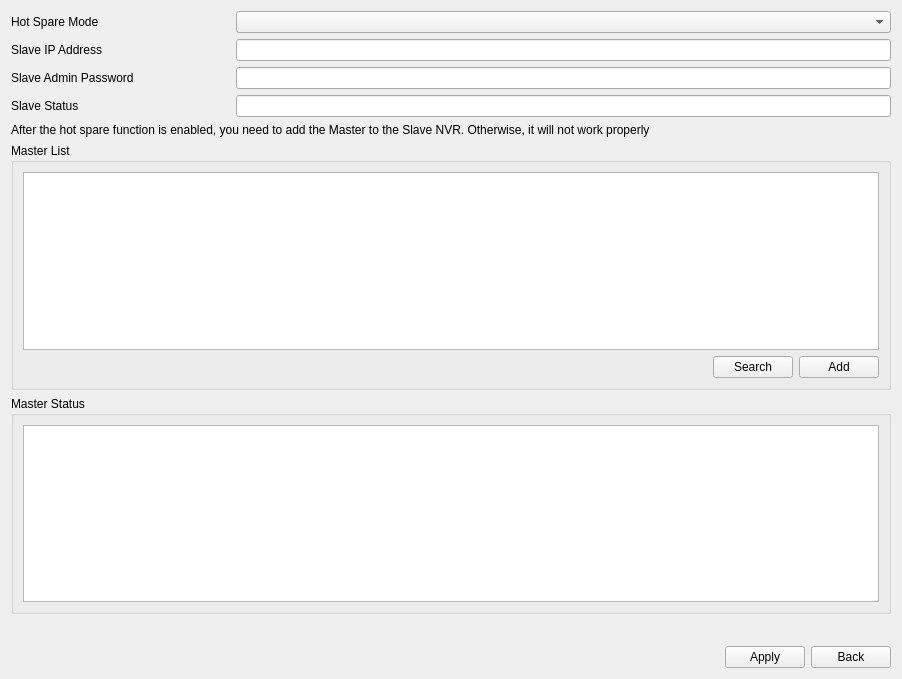
<?xml version="1.0" encoding="UTF-8"?>
<ui version="4.0">
 <class>HotSpare</class>
 <widget class="QWidget" name="HotSpare">
  <property name="geometry">
   <rect>
    <x>0</x>
    <y>0</y>
    <width>902</width>
    <height>679</height>
   </rect>
  </property>
  <property name="windowTitle">
   <string>Form</string>
  </property>
  <layout class="QVBoxLayout" name="verticalLayout">
   <item>
    <layout class="QHBoxLayout" name="horizontalLayout_2">
     <item>
      <widget class="QLabel" name="label_mode">
       <property name="sizePolicy">
        <sizepolicy hsizetype="Preferred" vsizetype="Preferred">
         <horstretch>1</horstretch>
         <verstretch>0</verstretch>
        </sizepolicy>
       </property>
       <property name="text">
        <string>Hot Spare Mode</string>
       </property>
      </widget>
     </item>
     <item>
      <widget class="ComboBox" name="comboBox_mode">
       <property name="sizePolicy">
        <sizepolicy hsizetype="Preferred" vsizetype="Fixed">
         <horstretch>3</horstretch>
         <verstretch>0</verstretch>
        </sizepolicy>
       </property>
      </widget>
     </item>
    </layout>
   </item>
   <item>
    <widget class="QWidget" name="widget" native="true">
     <layout class="QGridLayout" name="gridLayout_2">
      <property name="leftMargin">
       <number>0</number>
      </property>
      <property name="topMargin">
       <number>0</number>
      </property>
      <property name="rightMargin">
       <number>0</number>
      </property>
      <property name="bottomMargin">
       <number>0</number>
      </property>
      <item row="0" column="0">
       <widget class="QLabel" name="label_ip">
        <property name="sizePolicy">
         <sizepolicy hsizetype="Preferred" vsizetype="Preferred">
          <horstretch>1</horstretch>
          <verstretch>0</verstretch>
         </sizepolicy>
        </property>
        <property name="text">
         <string>Slave IP Address</string>
        </property>
       </widget>
      </item>
      <item row="1" column="0">
       <widget class="QLabel" name="label_password">
        <property name="sizePolicy">
         <sizepolicy hsizetype="Preferred" vsizetype="Preferred">
          <horstretch>1</horstretch>
          <verstretch>0</verstretch>
         </sizepolicy>
        </property>
        <property name="text">
         <string>Slave Admin Password</string>
        </property>
       </widget>
      </item>
      <item row="2" column="0">
       <widget class="QLabel" name="label_status">
        <property name="sizePolicy">
         <sizepolicy hsizetype="Preferred" vsizetype="Preferred">
          <horstretch>1</horstretch>
          <verstretch>0</verstretch>
         </sizepolicy>
        </property>
        <property name="text">
         <string>Slave Status</string>
        </property>
       </widget>
      </item>
      <item row="0" column="1">
       <widget class="MyLineEdit" name="lineEdit_ip">
        <property name="sizePolicy">
         <sizepolicy hsizetype="Expanding" vsizetype="Fixed">
          <horstretch>3</horstretch>
          <verstretch>0</verstretch>
         </sizepolicy>
        </property>
        <property name="maxLength">
         <number>32</number>
        </property>
       </widget>
      </item>
      <item row="1" column="1">
       <widget class="MyLineEdit" name="lineEdit_password">
        <property name="sizePolicy">
         <sizepolicy hsizetype="Expanding" vsizetype="Fixed">
          <horstretch>3</horstretch>
          <verstretch>0</verstretch>
         </sizepolicy>
        </property>
        <property name="maxLength">
         <number>32</number>
        </property>
        <property name="echoMode">
         <enum>QLineEdit::Password</enum>
        </property>
       </widget>
      </item>
      <item row="2" column="1">
       <widget class="MyLineEdit" name="lineEdit_status">
        <property name="sizePolicy">
         <sizepolicy hsizetype="Expanding" vsizetype="Fixed">
          <horstretch>3</horstretch>
          <verstretch>0</verstretch>
         </sizepolicy>
        </property>
        <property name="readOnly">
         <bool>true</bool>
        </property>
       </widget>
      </item>
     </layout>
    </widget>
   </item>
   <item>
    <widget class="QLabel" name="label_note">
     <property name="text">
      <string>After the hot spare function is enabled, you need to add the Master to the Slave NVR. Otherwise, it will not work properly</string>
     </property>
     <property name="style" stdset="0">
      <string>blue_text</string>
     </property>
    </widget>
   </item>
   <item>
    <widget class="QGroupBox" name="groupBox_master_list">
     <property name="title">
      <string>Master List</string>
     </property>
     <property name="flat">
      <bool>true</bool>
     </property>
     <layout class="QVBoxLayout" name="verticalLayout_5">
      <item>
       <widget class="TableView" name="tableView_master_list"/>
      </item>
      <item>
       <widget class="QWidget" name="widget" native="true">
        <layout class="QHBoxLayout" name="horizontalLayout_3">
         <property name="leftMargin">
          <number>0</number>
         </property>
         <property name="topMargin">
          <number>0</number>
         </property>
         <property name="rightMargin">
          <number>0</number>
         </property>
         <property name="bottomMargin">
          <number>0</number>
         </property>
         <item>
          <spacer name="horizontalSpacer_2">
           <property name="orientation">
            <enum>Qt::Horizontal</enum>
           </property>
           <property name="sizeHint" stdset="0">
            <size>
             <width>40</width>
             <height>20</height>
            </size>
           </property>
          </spacer>
         </item>
         <item>
          <widget class="MyPushButton" name="pushButton_search">
           <property name="text">
            <string>Search</string>
           </property>
          </widget>
         </item>
         <item>
          <widget class="MyPushButton" name="pushButton_add">
           <property name="text">
            <string>Add</string>
           </property>
          </widget>
         </item>
        </layout>
       </widget>
      </item>
     </layout>
    </widget>
   </item>
   <item>
    <widget class="QGroupBox" name="groupBox_master_status">
     <property name="title">
      <string>Master Status</string>
     </property>
     <property name="flat">
      <bool>true</bool>
     </property>
     <layout class="QVBoxLayout" name="verticalLayout_6">
      <item>
       <widget class="TableView" name="tableView_master_status"/>
      </item>
     </layout>
    </widget>
   </item>
   <item>
    <spacer name="verticalSpacer">
     <property name="orientation">
      <enum>Qt::Vertical</enum>
     </property>
     <property name="sizeHint" stdset="0">
      <size>
       <width>20</width>
       <height>40</height>
      </size>
     </property>
    </spacer>
   </item>
   <item>
    <layout class="QHBoxLayout" name="horizontalLayout">
     <item>
      <spacer name="horizontalSpacer">
       <property name="orientation">
        <enum>Qt::Horizontal</enum>
       </property>
       <property name="sizeHint" stdset="0">
        <size>
         <width>40</width>
         <height>20</height>
        </size>
       </property>
      </spacer>
     </item>
     <item>
      <widget class="MyPushButton" name="pushButton_apply">
       <property name="text">
        <string>Apply</string>
       </property>
      </widget>
     </item>
     <item>
      <widget class="MyPushButton" name="pushButton_back">
       <property name="text">
        <string>Back</string>
       </property>
      </widget>
     </item>
    </layout>
   </item>
  </layout>
 </widget>
 <customwidgets>
  <customwidget>
   <class>ComboBox</class>
   <extends>QComboBox</extends>
   <header>combobox.h</header>
  </customwidget>
  <customwidget>
   <class>MyLineEdit</class>
   <extends>QLineEdit</extends>
   <header>mylineedit.h</header>
  </customwidget>
  <customwidget>
   <class>MyPushButton</class>
   <extends>QPushButton</extends>
   <header>mypushbutton.h</header>
  </customwidget>
  <customwidget>
   <class>TableView</class>
   <extends>QTableView</extends>
   <header>tableview.h</header>
  </customwidget>
 </customwidgets>
 <resources/>
 <connections/>
</ui>
